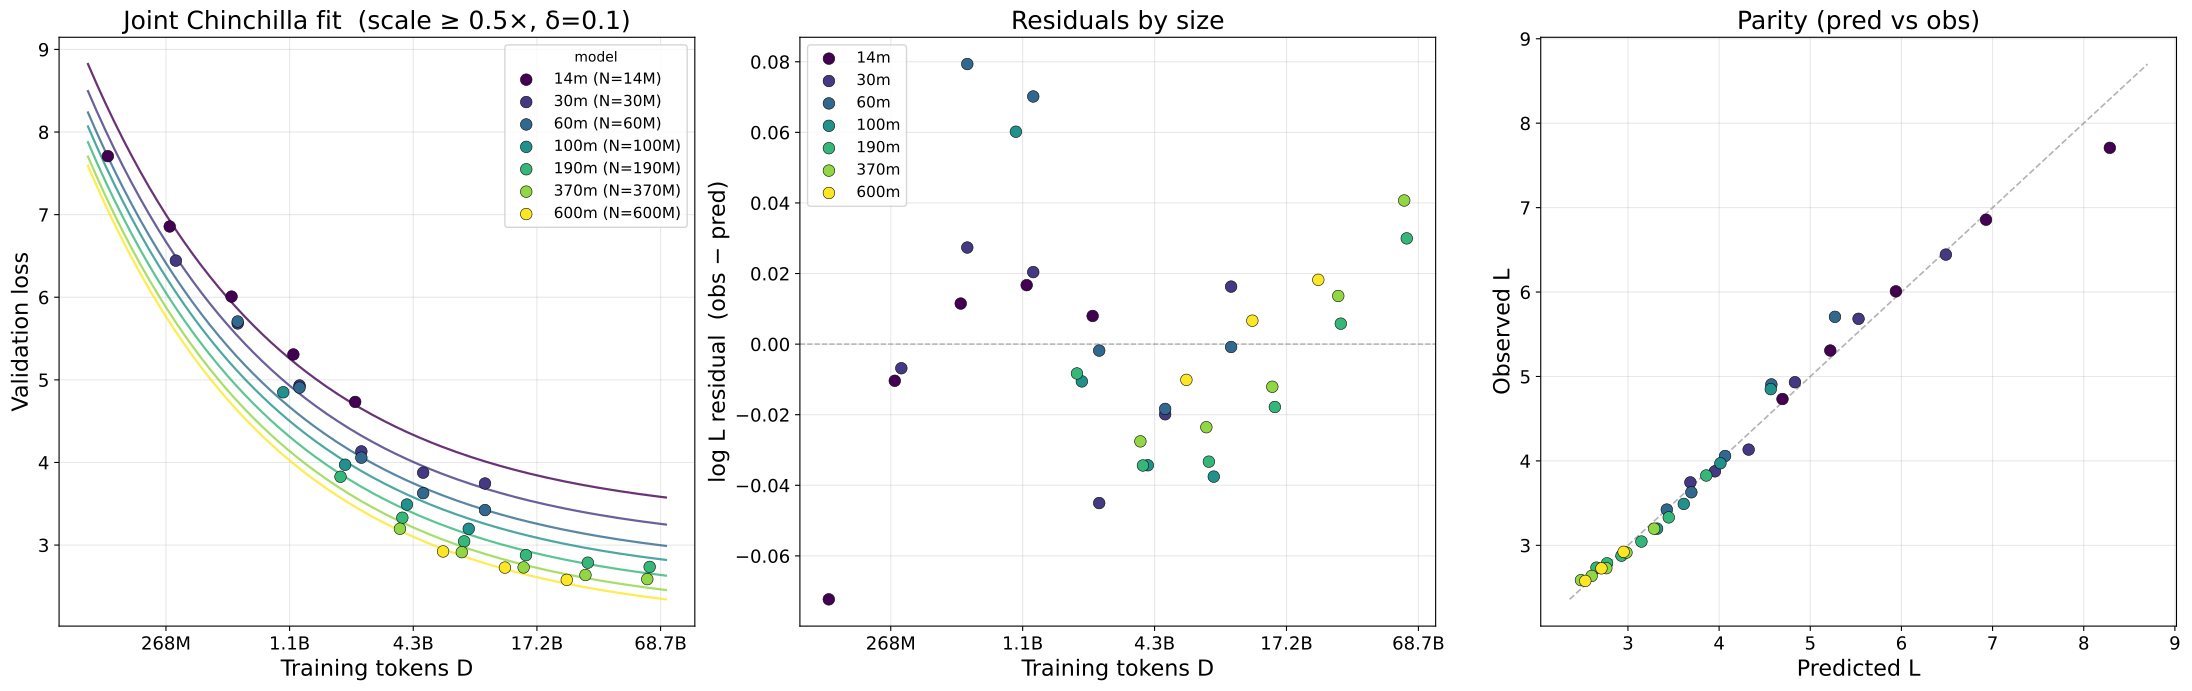

This figure's Python source:
"""
Joint 5-parameter Chinchilla fit across all Dolma model sizes.

Functional form:

    L(N, D) = E + A / N^α + B / D^β

LSE parameterization:

    log L = logsumexp( e, a − α·log N, b − β·log D )

Same fit machinery as the single-size fits: L-BFGS + Huber(δ=0.1) on
log L, grid-search init, strong-Wolfe line search.

Uses all 1-epoch points from {14, 30, 60, 100, 190, 370, 600}M with the
same k=3 cut (scale ≥ 0.5×) as the per-size fits.
"""

import os
import sys
from typing import Dict, List, Tuple

import matplotlib.pyplot as plt
import numpy as np
import torch
from matplotlib.ticker import FuncFormatter

sys.path.insert(0, os.path.dirname(__file__))

from data import SIZES, DEFAULT_SCALE_MIN, load, extract_1epoch  # noqa: E402
from fit_lse import expand_grid, fit_lse, logsumexp_stable  # noqa: E402

SCRIPT_DIR = os.path.dirname(os.path.abspath(__file__))
DELTA = 0.1
SCALE_MIN = DEFAULT_SCALE_MIN

FONT_LABEL, FONT_TICK, FONT_LEGEND, FONT_TITLE = 16, 13, 11, 18

# Log-spaced Hoffmann-style grid for (e, a, b, α, β)
GRID = expand_grid({
    "e":     [-1.0, 0.0, 0.5, 1.0, 1.5],
    "a":     [0.0, 5.0, 10.0, 15.0],
    "b":     [0.0, 5.0, 10.0, 15.0],
    "alpha": [0.1, 0.3, 0.5, 0.8],
    "beta":  [0.1, 0.3, 0.5, 0.8],
})   # 5·4·4·4·4 = 1280 inits


def per_size_1ep_fit(datasets, N, tag, scale_min=SCALE_MIN, delta=DELTA):
    """Drop the 5-param joint and refit per-size 3-param Chinchilla on this size's
    1-epoch data. Returns (E, B, β) or None if too few points."""
    from fit_lse import expand_grid as _eg
    grid = _eg({
        "e":    [-1.5, -0.5, 0.0, 0.5, 1.0, 1.5],
        "b":    [0.0, 3.0, 7.0, 11.0, 15.0, 19.0],
        "beta": [0.05, 0.15, 0.3, 0.5, 0.7, 1.0],
    })
    scale, D, L = extract_1epoch(datasets, N, scale_min=scale_min)
    if len(D) < 3:
        return None
    log_D = torch.tensor(np.log(D), dtype=torch.float64)
    log_L = torch.tensor(np.log(L), dtype=torch.float64)

    def forward(p):
        terms = torch.stack([p["e"].expand_as(log_D),
                             p["b"] - p["beta"] * log_D], dim=0)
        return logsumexp_stable(terms, dim=0)

    res = fit_lse(forward, log_L, grid, delta=delta, verbose=False)
    p = res["params"]
    return dict(E=float(np.exp(p["e"])), B=float(np.exp(p["b"])),
                beta=float(p["beta"]), n=len(D), rmse=res["rmse_logL"])


def collect_1epoch_all_sizes(scale_min: float = SCALE_MIN):
    """Pool 1-epoch points across all sizes.

    Returns: (size_tag, N, scale, D, L) arrays, all length R.
    """
    tags, Ns, scales, Ds, Ls = [], [], [], [], []
    for size in SIZES:
        N, datasets = load(size)
        scale, D, L = extract_1epoch(datasets, N, scale_min=scale_min)
        for s, d, l in zip(scale, D, L):
            tags.append(size)
            Ns.append(N)
            scales.append(s)
            Ds.append(d)
            Ls.append(l)
    return (np.array(tags), np.array(Ns), np.array(scales),
            np.array(Ds), np.array(Ls))


def fit_joint(N_arr, D_arr, L_arr, delta: float = DELTA):
    log_N = torch.tensor(np.log(N_arr), dtype=torch.float64)
    log_D = torch.tensor(np.log(D_arr), dtype=torch.float64)
    log_L = torch.tensor(np.log(L_arr), dtype=torch.float64)

    def forward(p):
        terms = torch.stack([
            p["e"].expand_as(log_N),
            p["a"] - p["alpha"] * log_N,
            p["b"] - p["beta"] * log_D,
        ], dim=0)
        return logsumexp_stable(terms, dim=0)

    res = fit_lse(forward, log_L, GRID, delta=delta, verbose=False)
    p = res["params"]
    return dict(
        E=float(np.exp(p["e"])), A=float(np.exp(p["a"])),
        B=float(np.exp(p["b"])), alpha=float(p["alpha"]), beta=float(p["beta"]),
        _lse=res,
    )


def predict(N, D, p):
    return p["E"] + p["A"] / N ** p["alpha"] + p["B"] / D ** p["beta"]


def per_size_score(tags, N, D, L, p):
    rows = []
    for tag in sorted(set(tags)):
        m = tags == tag
        if not m.any():
            continue
        pred = predict(N[m], D[m], p)
        resid = np.log(L[m]) - np.log(pred)
        rows.append((tag, int(m.sum()), float(np.sqrt(np.mean(resid ** 2))),
                     float(np.max(np.abs(resid)))))
    return rows


# ──────────────────────────────────────────────────────────────────────
# Plot
# ──────────────────────────────────────────────────────────────────────

def fmt_tokens(x, pos=None):
    if x >= 1e9:  return f"{x/1e9:.1f}B"
    if x >= 1e6:  return f"{x/1e6:.0f}M"
    if x >= 1e3:  return f"{x/1e3:.0f}K"
    return f"{x:.0f}"


def plot_joint(tags, N_arr, D_arr, L_arr, p, path):
    sizes = sorted(set(tags.tolist()), key=lambda t: SIZES[t][0])
    cmap = plt.cm.viridis
    cnorm = plt.Normalize(vmin=0, vmax=len(sizes) - 1)

    fig, axes = plt.subplots(1, 3, figsize=(22, 7))
    ax_data, ax_res, ax_parity = axes

    # (1) L vs D coloured by size, with fit curves per size
    D_smooth = np.geomspace(D_arr.min() * 0.8, D_arr.max() * 1.2, 200)
    for i, tag in enumerate(sizes):
        m = tags == tag
        color = cmap(cnorm(i))
        ax_data.scatter(D_arr[m], L_arr[m], s=70, color=color,
                        edgecolors="k", linewidths=0.4, zorder=5,
                        label=f"{tag} (N={SIZES[tag][0]/1e6:.0f}M)")
        # Fit curve at this N
        L_curve = predict(SIZES[tag][0], D_smooth, p)
        ax_data.plot(D_smooth, L_curve, "-", color=color, linewidth=1.6, alpha=0.8)
    ax_data.set_xscale("log", base=2)
    ax_data.xaxis.set_major_formatter(FuncFormatter(fmt_tokens))
    ax_data.set_xlabel("Training tokens D", fontsize=FONT_LABEL)
    ax_data.set_ylabel("Validation loss", fontsize=FONT_LABEL)
    ax_data.set_title(f"Joint Chinchilla fit  "
                      f"(scale ≥ {SCALE_MIN}×, δ={DELTA})", fontsize=FONT_TITLE)
    ax_data.tick_params(labelsize=FONT_TICK)
    ax_data.legend(fontsize=FONT_LEGEND, loc="upper right", title="model")
    ax_data.grid(alpha=0.3)

    # (2) Residuals (log L obs − pred) vs D, by size
    pred = predict(N_arr, D_arr, p)
    resid = np.log(L_arr) - np.log(pred)
    for i, tag in enumerate(sizes):
        m = tags == tag
        color = cmap(cnorm(i))
        ax_res.scatter(D_arr[m], resid[m], s=70, color=color,
                       edgecolors="k", linewidths=0.4, zorder=5, label=tag)
    ax_res.axhline(0, color="gray", linestyle="--", linewidth=1, alpha=0.6)
    ax_res.set_xscale("log", base=2)
    ax_res.xaxis.set_major_formatter(FuncFormatter(fmt_tokens))
    ax_res.set_xlabel("Training tokens D", fontsize=FONT_LABEL)
    ax_res.set_ylabel("log L residual  (obs − pred)", fontsize=FONT_LABEL)
    ax_res.set_title("Residuals by size", fontsize=FONT_TITLE)
    ax_res.tick_params(labelsize=FONT_TICK)
    ax_res.legend(fontsize=FONT_LEGEND, loc="best")
    ax_res.grid(alpha=0.3)

    # (3) parity plot
    for i, tag in enumerate(sizes):
        m = tags == tag
        color = cmap(cnorm(i))
        ax_parity.scatter(pred[m], L_arr[m], s=70, color=color,
                          edgecolors="k", linewidths=0.4, zorder=5, label=tag)
    lo, hi = min(L_arr.min(), pred.min()) * 0.95, max(L_arr.max(), pred.max()) * 1.05
    ax_parity.plot([lo, hi], [lo, hi], "--", color="gray", alpha=0.6, linewidth=1.2)
    ax_parity.set_xlabel("Predicted L", fontsize=FONT_LABEL)
    ax_parity.set_ylabel("Observed L", fontsize=FONT_LABEL)
    ax_parity.set_title("Parity (pred vs obs)", fontsize=FONT_TITLE)
    ax_parity.tick_params(labelsize=FONT_TICK)
    ax_parity.grid(alpha=0.3)

    fig.tight_layout()
    fig.savefig(path, bbox_inches="tight")
    plt.close(fig)
    print(f"Saved {path}")


# ──────────────────────────────────────────────────────────────────────

DELTA_SWEEP = [1.0, 0.1, 0.01, 1e-3]


def fit_and_report(N_arr, D_arr, L_arr, tags, delta):
    p = fit_joint(N_arr, D_arr, L_arr, delta=delta)
    pred = predict(N_arr, D_arr, p)
    resid = np.log(L_arr) - np.log(pred)
    rmse = float(np.sqrt(np.mean(resid ** 2)))
    r2 = 1 - np.sum(resid ** 2) / np.sum((np.log(L_arr) - np.log(L_arr).mean()) ** 2)
    max_abs = float(np.max(np.abs(resid)))
    lse = p["_lse"]["params"]
    print(f"  δ={delta:<8.0e}  "
          f"E={p['E']:.3f}  A={p['A']:.1f}  B={p['B']:.0f}  "
          f"α={p['alpha']:.4f}  β={p['beta']:.4f}  "
          f"RMSE={rmse:.4f}  max|Δ|={max_abs:.4f}  R²={r2:.4f}")
    return p, rmse, r2


def main():
    tags, N_arr, scale_arr, D_arr, L_arr = collect_1epoch_all_sizes()
    n_by_size = {t: int(np.sum(tags == t)) for t in sorted(set(tags))}

    print(f"\n{'='*92}")
    print(f"Joint Chinchilla fit  (1-epoch, scale ≥ {SCALE_MIN}×)")
    print(f"{'='*92}")
    print(f"Total 1-epoch points: {len(L_arr)}  (grid: {len(GRID)} init points)")
    for tag, n in n_by_size.items():
        print(f"  {tag:<6s}  N={SIZES[tag][0]/1e6:5.0f}M   n={n}")

    # δ sweep
    print(f"\n{'─'*92}")
    print("δ sweep on joint Chinchilla:")
    print(f"{'─'*92}")
    by_delta = {}
    for delta in DELTA_SWEEP:
        p, _, _ = fit_and_report(N_arr, D_arr, L_arr, tags, delta)
        by_delta[delta] = p

    # Canonical: δ=DELTA
    p = by_delta[DELTA]
    print(f"\nCanonical fit (δ={DELTA}):")
    print(f"  E={p['E']:.4f}  A={p['A']:.2f}  B={p['B']:.2f}  "
          f"α={p['alpha']:.4f}  β={p['beta']:.4f}")

    # Per-size residuals + implied E_eff
    print(f"\nPer-size residuals at canonical δ:")
    print(f"  {'size':<6s}  {'n':>3s}  {'RMSE':>8s}  {'max|Δ|':>8s}  "
          f"{'E_eff(N)':>9s}")
    for tag, n, rm, mx in per_size_score(tags, N_arr, D_arr, L_arr, p):
        Nt = SIZES[tag][0]
        E_eff = p["E"] + p["A"] / Nt ** p["alpha"]
        print(f"  {tag:<6s}  {n:>3d}  {rm:>8.4f}  {mx:>8.4f}  "
              f"{E_eff:>9.4f}")

    # Per-size standalone 3-param fits (for comparison with joint-implied E_eff)
    print(f"\nPer-size 3-param 1-epoch fits  (each size fit independently):")
    print(f"  {'size':<6s}  {'n':>3s}  {'E':>8s}  {'B':>11s}  "
          f"{'β':>7s}  {'RMSE':>8s}")
    for tag in sorted(set(tags), key=lambda t: SIZES[t][0]):
        N, ds = load(tag)
        fit = per_size_1ep_fit(ds, N, tag, scale_min=SCALE_MIN, delta=DELTA)
        if fit is None:
            print(f"  {tag:<6s}  (<3 pts — skipped)")
            continue
        print(f"  {tag:<6s}  {fit['n']:>3d}  {fit['E']:>8.4f}  "
              f"{fit['B']:>11.2f}  {fit['beta']:>7.4f}  "
              f"{fit['rmse']:>8.4f}")

    plot_joint(tags, N_arr, D_arr, L_arr, p,
               path=os.path.join(SCRIPT_DIR, "fit_chinchilla_joint.pdf"))

    return p


if __name__ == "__main__":
    main()
